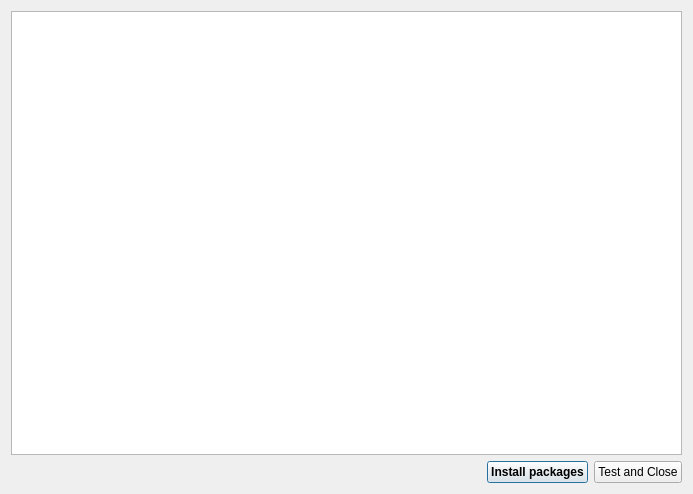
<?xml version="1.0" encoding="UTF-8"?>
<ui version="4.0">
 <class>PackagesInstallerDialog</class>
 <widget class="QDialog" name="PackagesInstallerDialog">
  <property name="geometry">
   <rect>
    <x>0</x>
    <y>0</y>
    <width>693</width>
    <height>494</height>
   </rect>
  </property>
  <property name="windowTitle">
   <string>Deepness - Packages Installer Dialog</string>
  </property>
  <layout class="QGridLayout" name="gridLayout_2">
   <item row="0" column="0">
    <layout class="QGridLayout" name="gridLayout">
     <item row="0" column="0">
      <widget class="QTextBrowser" name="textBrowser_log"/>
     </item>
    </layout>
   </item>
   <item row="1" column="0">
    <layout class="QHBoxLayout" name="horizontalLayout">
     <item>
      <spacer name="horizontalSpacer">
       <property name="orientation">
        <enum>Qt::Horizontal</enum>
       </property>
       <property name="sizeHint" stdset="0">
        <size>
         <width>40</width>
         <height>20</height>
        </size>
       </property>
      </spacer>
     </item>
     <item>
      <widget class="QPushButton" name="pushButton_install_packages">
       <property name="font">
        <font>
         <weight>75</weight>
         <bold>true</bold>
        </font>
       </property>
       <property name="text">
        <string>Install packages</string>
       </property>
      </widget>
     </item>
     <item>
      <widget class="QPushButton" name="pushButton_close">
       <property name="text">
        <string>Test and Close</string>
       </property>
      </widget>
     </item>
    </layout>
   </item>
  </layout>
 </widget>
 <resources/>
 <connections/>
</ui>
